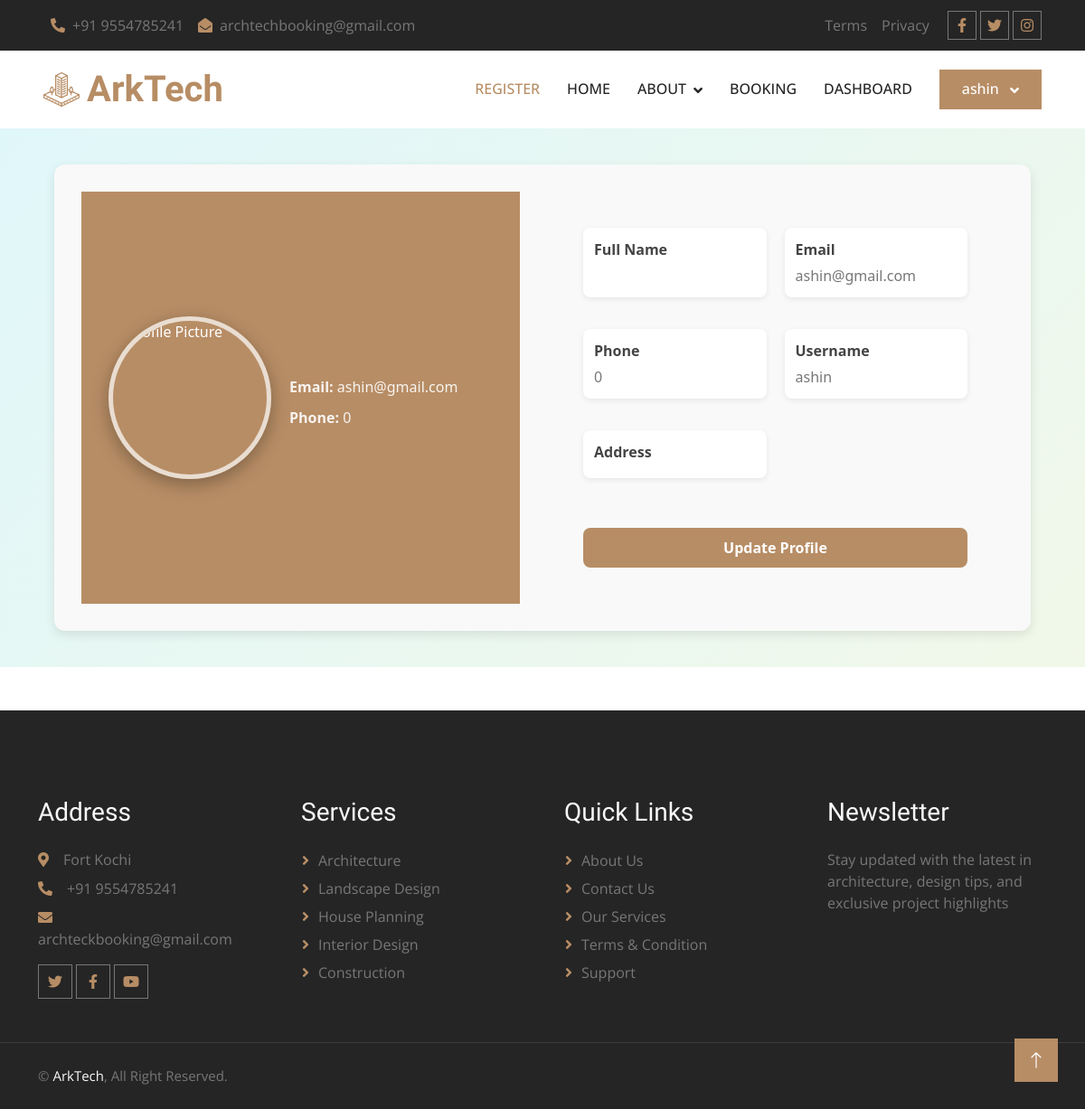
The page /Guest/profile.php (signed in) on the database as committed earlier.
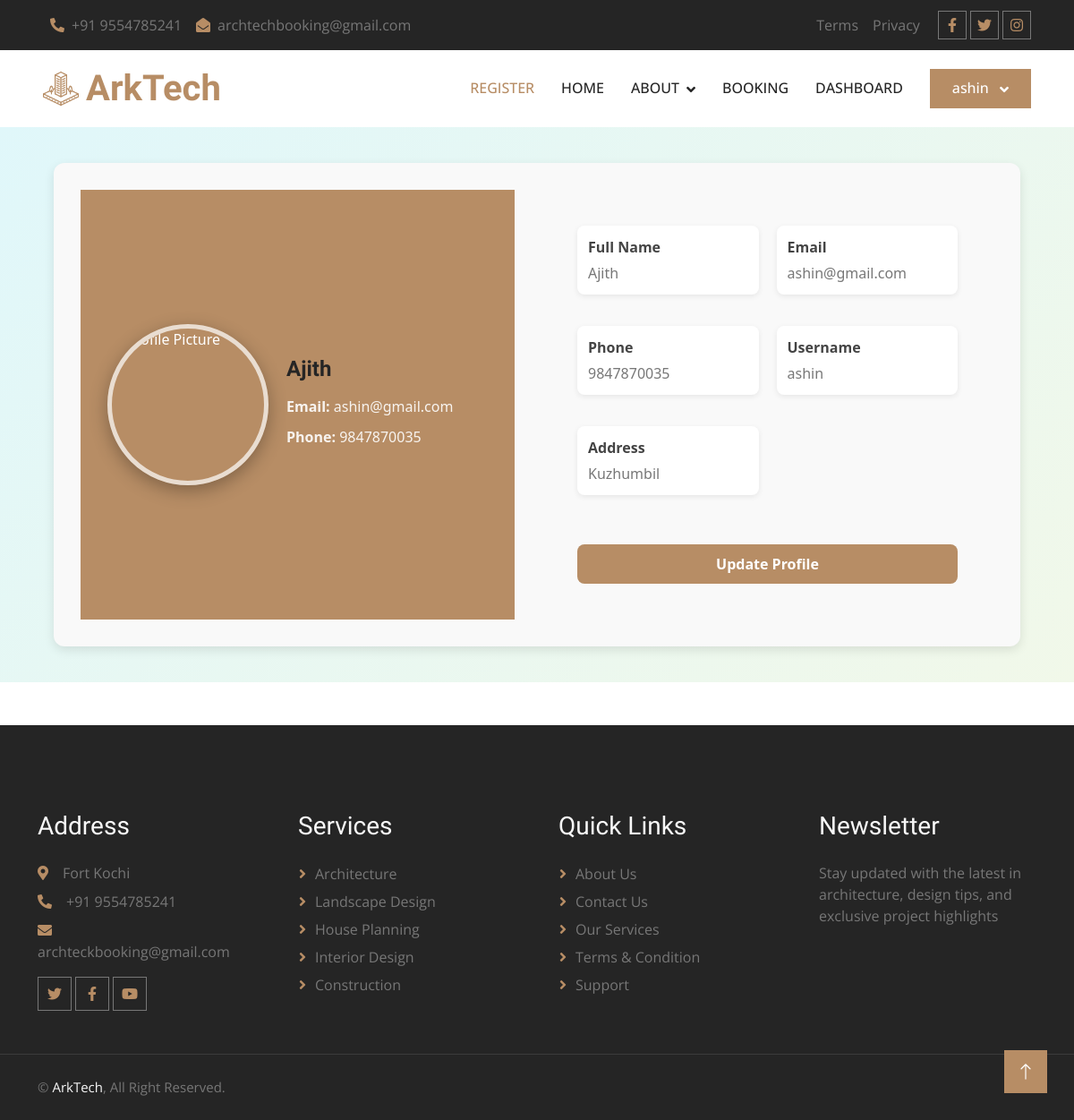
The same page on the database as committed later.
### tables this page shows
CREATE TABLE IF NOT EXISTS `tbl_customer` (
  `customer_id` int NOT NULL AUTO_INCREMENT,
  `cname` varchar(100) NOT NULL,
  `addres` varchar(500) NOT NULL,
  `email` varchar(50) NOT NULL,
  `phone` varchar(15) NOT NULL,
  `username` varchar(50) NOT NULL,
  `passwords` varchar(50) NOT NULL,
  `locations` varchar(50) NOT NULL,
  `cprofile` varchar(1000) NOT NULL,
  PRIMARY KEY (`customer_id`)
);

### dboperation.php (called while the page is built, shortened)
<?php
class dboperation
{
    public $con,$res;
    function __construct()
    {
        $this->con=mysqli_connect("localhost","root","","arktech");
    }
    public function executequery($sql)
    {
        $this->res=mysqli_query($this->con,$sql);
        return $this->res;
    }
}
?>

### Guest/profile.php (the view, shortened to what this page needs)
<?php
include("header.php");
include_once("../dboperation.php");
$obj = new dboperation();
$customer_id = $_SESSION['customer_id'];
$sql = "SELECT * FROM tbl_customer WHERE customer_id='$customer_id'";
$res = $obj->executequery($sql);
$customer = mysqli_fetch_assoc($res);
$name     = $customer['cname'] ?? "Not available";
$email    = $customer['email'] ?? "Not available";
$phone    = $customer['phone'] ?? "Not available";
$username = $customer['username'] ?? "Not provided";
$addres  = $customer['addres'] ?? "Not provided";
?>
<link href="css/dashboard.css" rel="stylesheet">
<main>
    <div class="profile-container">
         <div class="left">
            <img src="<?php echo $customer['cprofile'] ? '../uploads/'.$customer['cprofile'] : '../uploads/default.png'; ?>"
                 class="profile-pic"
                 alt="Profile Picture">
            <div class="architect-info">
                <h1><?php echo $name; ?></h1>
                <p><strong>Email:</strong> <?php echo $email; ?></p>
                <p><strong>Phone:</strong> <?php echo $phone; ?></p>
            </div>
        </div>
        <div class="right">
            <div class="detail">
                <strong>Full Name</strong>
                <?php echo $name; ?>
            </div>
            <div class="detail">
                <strong>Email</strong>
                <?php echo $email; ?>
            </div>
            <div class="detail">
                <strong>Phone</strong>
                <?php echo $phone; ?>
            </div>
            <div class="detail">
                <strong>Username</strong>
                <?php echo $username; ?>
            </div>
            <div class="detail">
                <strong>Address</strong>
                <?php echo $addres; ?>
            </div>
            <a href="update_customer_profile.php" class="update-btn">Update Profile</a>
        </div>
    </div>
</main>
<?php include("footer.php"); ?>

Rows that differ between the two databases and show on the page:
changed tbl_customer "ashin@gmail.com": cname (not shown) → "Ajith"; phone "0" → "9847870035"; addres (not shown) → "Kuzhumbil"
